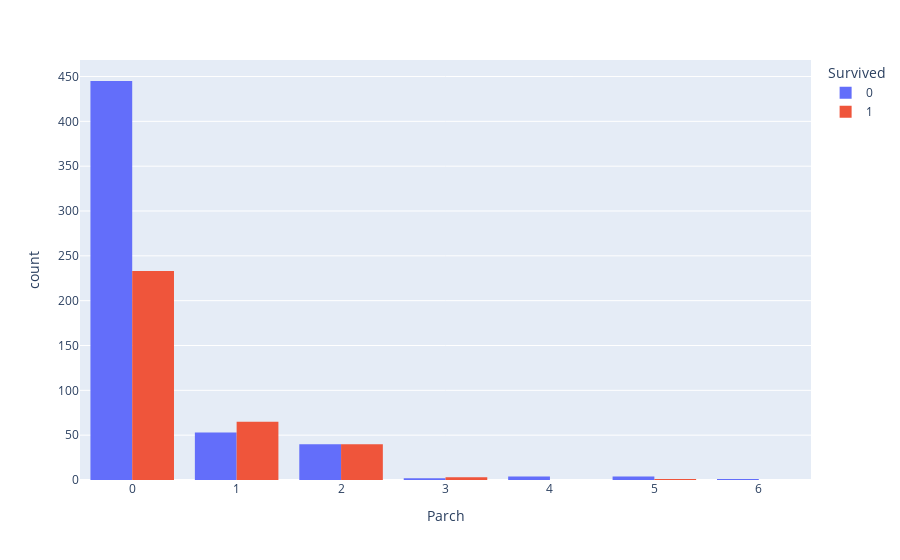

The notebook cell saved with this chart:
### Markdown cell above
Proporcionalmente pessoas com 1 ou 2 irmãos/cônjuges sobreviveram mais.

### Code cell
fig = px.histogram(train, x='Parch', color='Survived', barmode='group')
fig.show()

### Figure 1 — Plotly figure (JSON) as saved in the notebook; plotly's stock layout.template omitted (floating-point values rounded to 4 significant figures; data arrays with more than 128 entries replaced by an {"elided": "..."} marker saying what was removed)
{"data": [{"alignmentgroup": "True", "bingroup": "x", "hovertemplate": "Survived=0<br>Parch=%{x}<br>count=%{y}<extra></extra>", "legendgroup": "0", "marker": {"color": "#636efa", "pattern": {"shape": ""}}, "name": "0", "offsetgroup": "0", "orientation": "v", "showlegend": true, "type": "histogram", "x": {"elided": "549 int values"}, "xaxis": "x", "yaxis": "y"}, {"alignmentgroup": "True", "bingroup": "x", "hovertemplate": "Survived=1<br>Parch=%{x}<br>count=%{y}<extra></extra>", "legendgroup": "1", "marker": {"color": "#EF553B", "pattern": {"shape": ""}}, "name": "1", "offsetgroup": "1", "orientation": "v", "showlegend": true, "type": "histogram", "x": {"elided": "342 int values"}, "xaxis": "x", "yaxis": "y"}], "layout": {"barmode": "group", "legend": {"title": {"text": "Survived"}, "tracegroupgap": 0}, "margin": {"t": 60}, "xaxis": {"anchor": "y", "domain": [0, 1], "title": {"text": "Parch"}}, "yaxis": {"anchor": "x", "domain": [0, 1], "title": {"text": "count"}}}}
